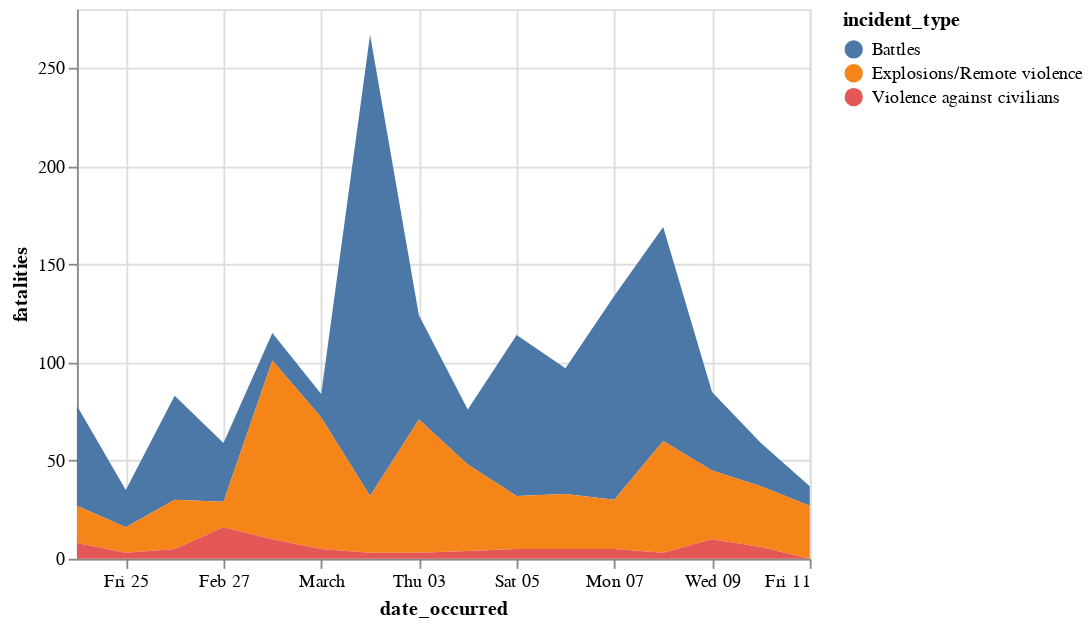

The notebook cell saved with this chart:
### Markdown cell above
#### Build a [stacked area chart](https://altair-viz.github.io/gallery/simple_stacked_area_chart.html) with fatalities data

### Code cell
alt.Chart(fatalities_df).mark_area().encode(
    x="date_occurred:T", y="fatalities:Q", color="incident_type:N"
)

### Figure 1 — Vega-Lite specification as saved in the notebook (floating-point values rounded to 4 significant figures)
{"config": {"view": {"continuousWidth": 400, "continuousHeight": 300}}, "data": {"name": "data-aa57da395c6c98fca7a98ebabfadb92e"}, "mark": "area", "encoding": {"color": {"field": "incident_type", "type": "nominal"}, "x": {"field": "date_occurred", "type": "temporal"}, "y": {"field": "fatalities", "type": "quantitative"}}, "$schema": "https://vega.github.io/schema/vega-lite/v4.17.0.json", "datasets": {"data-aa57da395c6c98fca7a98ebabfadb92e": [{"date_occurred": "2022-02-24", "incident_type": "Battles", "fatalities": 51.0, "cumsum": 51.0}, {"date_occurred": "2022-02-25", "incident_type": "Battles", "fatalities": 19.0, "cumsum": 70.0}, {"date_occurred": "2022-02-26", "incident_type": "Battles", "fatalities": 53.0, "cumsum": 123.0}, {"date_occurred": "2022-02-27", "incident_type": "Battles", "fatalities": 30.0, "cumsum": 153.0}, {"date_occurred": "2022-02-28", "incident_type": "Battles", "fatalities": 14.0, "cumsum": 167.0}, {"date_occurred": "2022-03-01", "incident_type": "Battles", "fatalities": 12.0, "cumsum": 179.0}, {"date_occurred": "2022-03-02", "incident_type": "Battles", "fatalities": 235.0, "cumsum": 414.0}, {"date_occurred": "2022-03-03", "incident_type": "Battles", "fatalities": 53.0, "cumsum": 467.0}, {"date_occurred": "2022-03-04", "incident_type": "Battles", "fatalities": 28.0, "cumsum": 495.0}, {"date_occurred": "2022-03-05", "incident_type": "Battles", "fatalities": 82.0, "cumsum": 577.0}, {"date_occurred": "2022-03-06", "incident_type": "Battles", "fatalities": 64.0, "cumsum": 641.0}, {"date_occurred": "2022-03-07", "incident_type": "Battles", "fatalities": 104.0, "cumsum": 745.0}, {"date_occurred": "2022-03-08", "incident_type": "Battles", "fatalities": 109.0, "cumsum": 854.0}, {"date_occurred": "2022-03-09", "incident_type": "Battles", "fatalities": 40.0, "cumsum": 894.0}, {"date_occurred": "2022-03-10", "incident_type": "Battles", "fatalities": 22.0, "cumsum": 916.0}, {"date_occurred": "2022-03-11", "incident_type": "Battles", "fatalities": 10.0, "cumsum": 926.0}, {"date_occurred": "2022-02-24", "incident_type": "Explosions/Remote violence", "fatalities": 19.0, "cumsum": 19.0}, {"date_occurred": "2022-02-25", "incident_type": "Explosions/Remote violence", "fatalities": 13.0, "cumsum": 32.0}, {"date_occurred": "2022-02-26", "incident_type": "Explosions/Remote violence", "fatalities": 25.0, "cumsum": 57.0}, {"date_occurred": "2022-02-27", "incident_type": "Explosions/Remote violence", "fatalities": 13.0, "cumsum": 70.0}, {"date_occurred": "2022-02-28", "incident_type": "Explosions/Remote violence", "fatalities": 91.0, "cumsum": 161.0}, {"date_occurred": "2022-03-01", "incident_type": "Explosions/Remote violence", "fatalities": 67.0, "cumsum": 228.0}, {"date_occurred": "2022-03-02", "incident_type": "Explosions/Remote violence", "fatalities": 29.0, "cumsum": 257.0}, {"date_occurred": "2022-03-03", "incident_type": "Explosions/Remote violence", "fatalities": 68.0, "cumsum": 325.0}, {"date_occurred": "2022-03-04", "incident_type": "Explosions/Remote violence", "fatalities": 44.0, "cumsum": 369.0}, {"date_occurred": "2022-03-05", "incident_type": "Explosions/Remote violence", "fatalities": 27.0, "cumsum": 396.0}, {"date_occurred": "2022-03-06", "incident_type": "Explosions/Remote violence", "fatalities": 28.0, "cumsum": 424.0}, {"date_occurred": "2022-03-07", "incident_type": "Explosions/Remote violence", "fatalities": 25.0, "cumsum": 449.0}, {"date_occurred": "2022-03-08", "incident_type": "Explosions/Remote violence", "fatalities": 57.0, "cumsum": 506.0}, {"date_occurred": "2022-03-09", "incident_type": "Explosions/Remote violence", "fatalities": 35.0, "cumsum": 541.0}, {"date_occurred": "2022-03-10", "incident_type": "Explosions/Remote violence", "fatalities": 31.0, "cumsum": 572.0}, {"date_occurred": "2022-03-11", "incident_type": "Explosions/Remote violence", "fatalities": 27.0, "cumsum": 599.0}, {"date_occurred": "2022-02-24", "incident_type": "Violence against civilians", "fatalities": 8.0, "cumsum": 8.0}, {"date_occurred": "2022-02-25", "incident_type": "Violence against civilians", "fatalities": 3.0, "cumsum": 11.0}, {"date_occurred": "2022-02-26", "incident_type": "Violence against civilians", "fatalities": 5.0, "cumsum": 16.0}, {"date_occurred": "2022-02-27", "incident_type": "Violence against civilians", "fatalities": 16.0, "cumsum": 32.0}, {"date_occurred": "2022-02-28", "incident_type": "Violence against civilians", "fatalities": 10.0, "cumsum": 42.0}, {"date_occurred": "2022-03-01", "incident_type": "Violence against civilians", "fatalities": 5.0, "cumsum": 47.0}, {"date_occurred": "2022-03-02", "incident_type": "Violence against civilians", "fatalities": 3.0, "cumsum": 50.0}, {"date_occurred": "2022-03-03", "incident_type": "Violence against civilians", "fatalities": 3.0, "cumsum": 53.0}, {"date_occurred": "2022-03-04", "incident_type": "Violence against civilians", "fatalities": 4.0, "cumsum": 57.0}, {"date_occurred": "2022-03-05", "incident_type": "Violence against civilians", "fatalities": 5.0, "cumsum": 62.0}, {"date_occurred": "2022-03-06", "incident_type": "Violence against civilians", "fatalities": 5.0, "cumsum": 67.0}, {"date_occurred": "2022-03-07", "incident_type": "Violence against civilians", "fatalities": 5.0, "cumsum": 72.0}, {"date_occurred": "2022-03-08", "incident_type": "Violence against civilians", "fatalities": 3.0, "cumsum": 75.0}, {"date_occurred": "2022-03-09", "incident_type": "Violence against civilians", "fatalities": 10.0, "cumsum": 85.0}, {"date_occurred": "2022-03-10", "incident_type": "Violence against civilians", "fatalities": 6.0, "cumsum": 91.0}, {"date_occurred": "2022-03-11", "incident_type": "Violence against civilians", "fatalities": 0.0, "cumsum": 91.0}]}}
